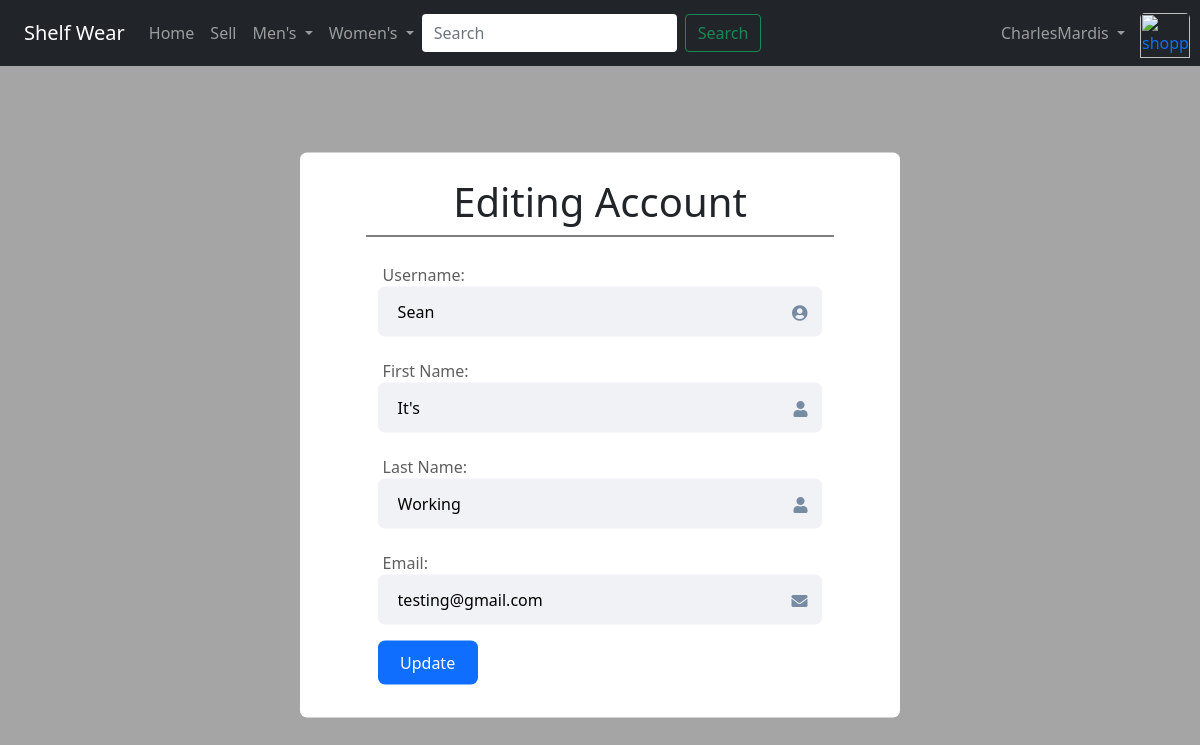
The app's page /accounts/user/2/edit (signed in), older data.
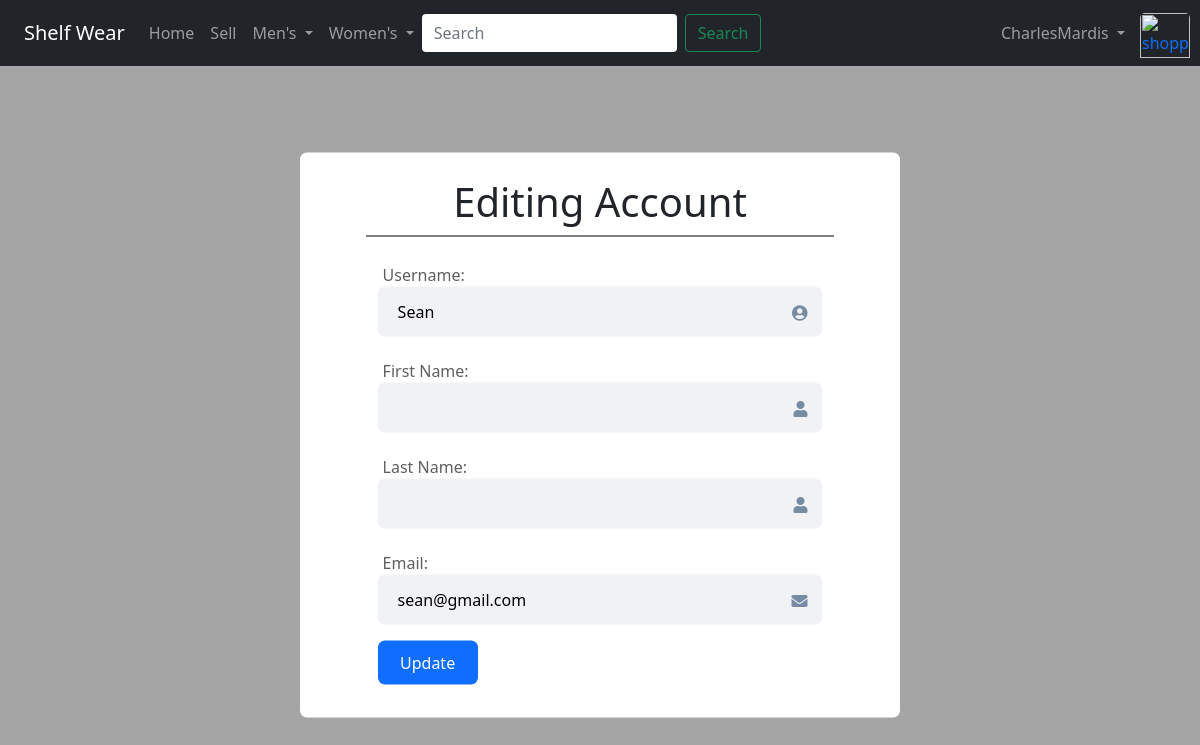
The same page, newer data.
### accounts/models.py (models this page shows, shortened)
class CustomUser(AbstractUser):
    ROLE_CHOICES= [
    ('buyer', "Buyer"),
    ('seller', "Seller")
    ]
    roles = models.CharField(max_length=6, choices=ROLE_CHOICES, default="Buyer")

### accounts/views.py (the view, shortened to what this page needs)
# urls.py: path('user/<int:pk>/edit', UserAccountEdit.as_view(), name='user_account_edit'),
class UserAccountEdit(UpdateView):
    model = CustomUser
    template_name = 'user_account_edit.html'
    fields = ['username', 'first_name', 'last_name', 'email']

### templates/user_account_edit.html (shortened to what this page needs)
{% extends 'index.html' %}
{% load crispy_forms_tags %}
{% block content %}
<body>
    <form action="" method="post" enctype="multipart/form-data">
            <div class="wrapper">
                <div class="row">
                    <h1>Editing Account</h1>
                    <div class="form-control">
                        <label>Username:</label>
                        {{ form.username }}
                        <span class="toggle">
                            <i class="fas fa-user-circle"></i>
                        </span>
                    </div>
                    <div class="form-control">
                        <label>First Name:</label>
                        {{ form.first_name }}
                        <span class="toggle">
                            <i class="fas fa-user"></i>
                        </span>
                    </div>
                    <div class="form-control">
                        <label>Last Name:</label>
                        {{ form.last_name }}
                        <span class="toggle">
                            <i class="fas fa-user"></i>
                        </span>
                    </div>
                    <div class="form-control">
                        <label>Email:</label>
                        {{ form.email }}
                        <span class="toggle">
                            <i class="fas fa-envelope"></i>
                        </span>
                    </div>
                    <button class="btn" type="submit">
                        Update
                    </button>
                </div>
            </div>
    </form>
</body>
{% endblock content %}

Row changes from the older to the newer data that the page shows:
changed CustomUser "Sean": first_name "It's" → (not shown); last_name "Working" → (not shown); email "testing@gmail.com" → "sean@gmail.com"
